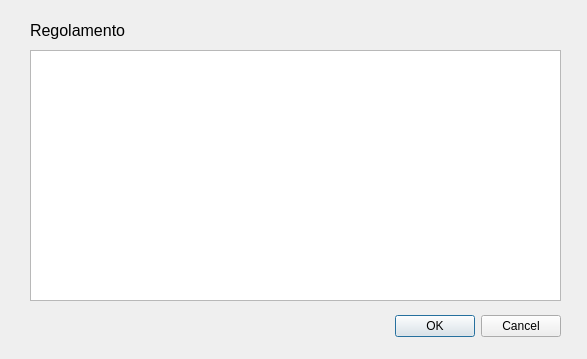
<?xml version="1.0" encoding="UTF-8"?>
<ui version="4.0">
 <class>Regolamento</class>
 <widget class="QDialog" name="Regolamento">
  <property name="geometry">
   <rect>
    <x>0</x>
    <y>0</y>
    <width>587</width>
    <height>359</height>
   </rect>
  </property>
  <property name="minimumSize">
   <size>
    <width>587</width>
    <height>359</height>
   </size>
  </property>
  <property name="maximumSize">
   <size>
    <width>587</width>
    <height>359</height>
   </size>
  </property>
  <property name="windowTitle">
   <string>Dialog</string>
  </property>
  <widget class="QDialogButtonBox" name="buttonBox">
   <property name="geometry">
    <rect>
     <x>220</x>
     <y>310</y>
     <width>341</width>
     <height>32</height>
    </rect>
   </property>
   <property name="orientation">
    <enum>Qt::Horizontal</enum>
   </property>
   <property name="standardButtons">
    <set>QDialogButtonBox::Cancel|QDialogButtonBox::Ok</set>
   </property>
  </widget>
  <widget class="QLabel" name="label">
   <property name="geometry">
    <rect>
     <x>30</x>
     <y>20</y>
     <width>311</width>
     <height>21</height>
    </rect>
   </property>
   <property name="font">
    <font>
     <pointsize>12</pointsize>
    </font>
   </property>
   <property name="text">
    <string>Regolamento</string>
   </property>
  </widget>
  <widget class="QTextBrowser" name="textBrowser">
   <property name="geometry">
    <rect>
     <x>30</x>
     <y>50</y>
     <width>531</width>
     <height>251</height>
    </rect>
   </property>
  </widget>
 </widget>
 <resources/>
 <connections>
  <connection>
   <sender>buttonBox</sender>
   <signal>accepted()</signal>
   <receiver>Regolamento</receiver>
   <slot>accept()</slot>
   <hints>
    <hint type="sourcelabel">
     <x>248</x>
     <y>254</y>
    </hint>
    <hint type="destinationlabel">
     <x>157</x>
     <y>274</y>
    </hint>
   </hints>
  </connection>
  <connection>
   <sender>buttonBox</sender>
   <signal>rejected()</signal>
   <receiver>Regolamento</receiver>
   <slot>reject()</slot>
   <hints>
    <hint type="sourcelabel">
     <x>316</x>
     <y>260</y>
    </hint>
    <hint type="destinationlabel">
     <x>286</x>
     <y>274</y>
    </hint>
   </hints>
  </connection>
 </connections>
</ui>
